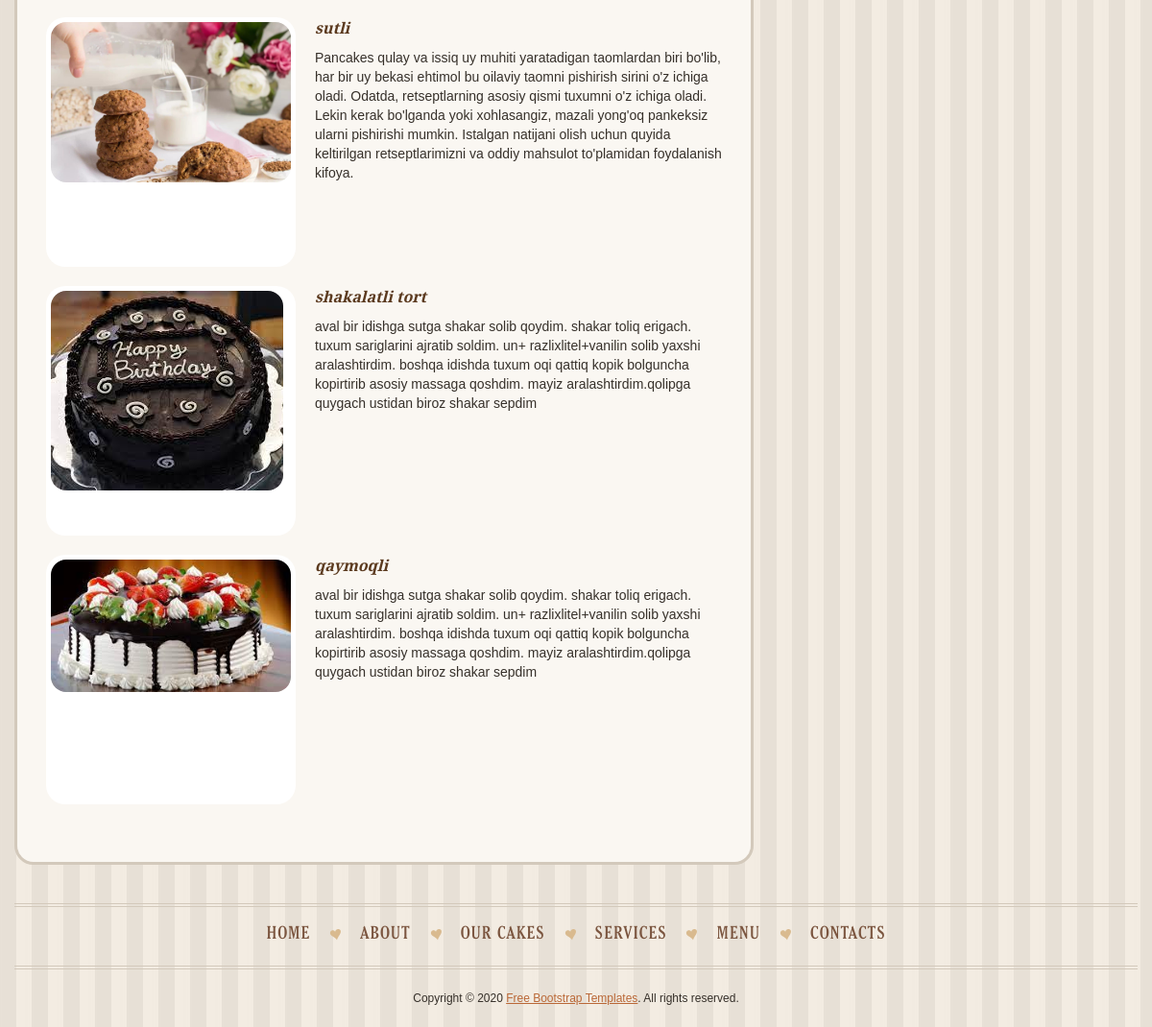
Page /service (lower part) on the earlier database version.
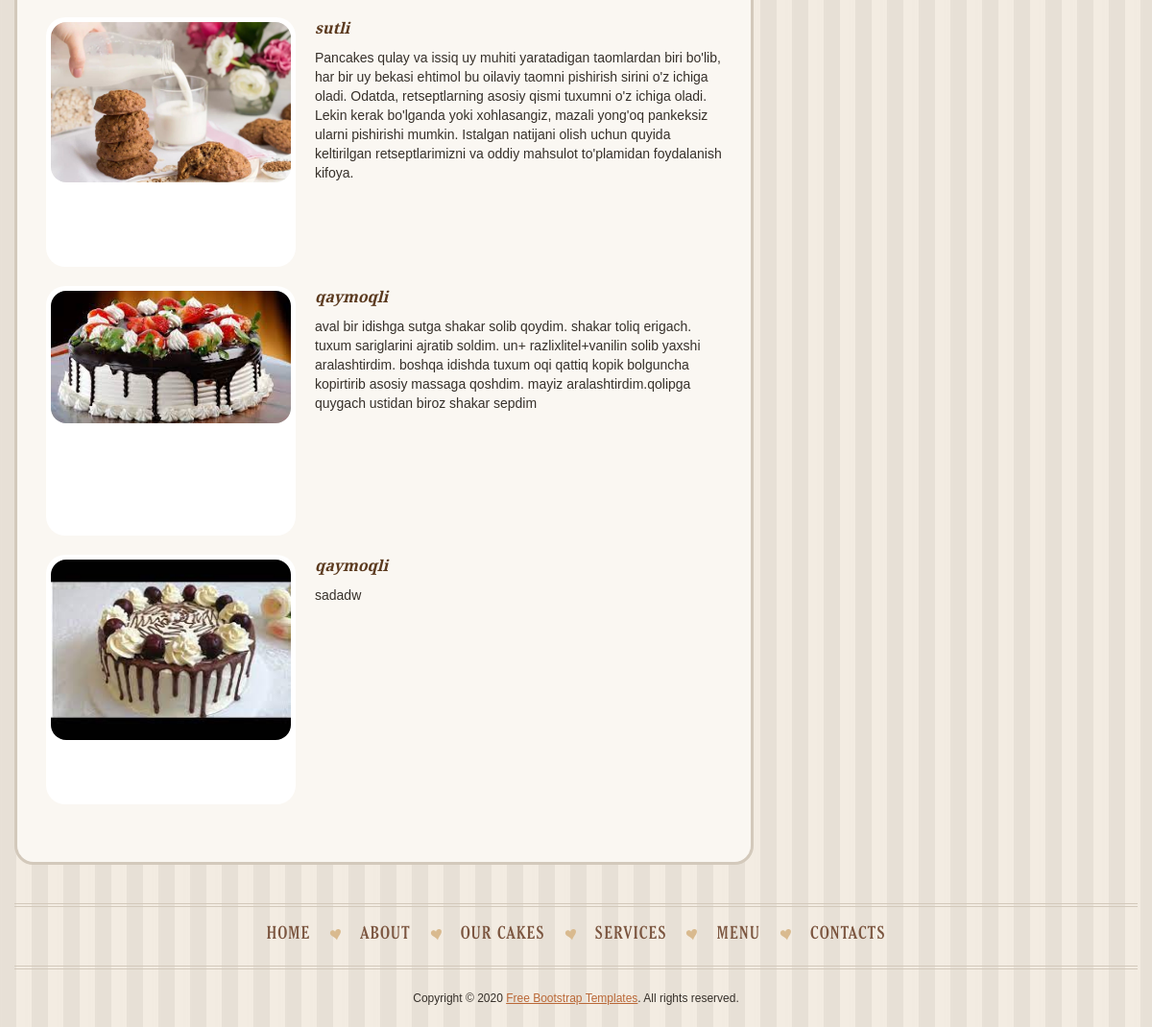
Same page on the later database version.
### blog/models.py (models this page shows, shortened)
class Product(models.Model):
    category = models.ForeignKey(Category,related_name="products",on_delete=models.CASCADE,verbose_name='katalog')
    name = models.CharField(max_length=50)
    image = models.ImageField(upload_to='image')
    short_text = models.CharField(max_length=200)
    desc = models.TextField(blank=True)
    price = models.PositiveIntegerField(default=0)

### blog/views.py (the view)
# urls.py: path('service',ServiceView.as_view(),name="service"),
class ServiceView(TemplateView):
    template_name = 'index-3.html'
    def get_context_data(self, **kwargs):
        context = super().get_context_data(**kwargs)
        categoty = Category.objects.all()
        product = Product.objects.all()[1:]
        products = Product.objects.all()[5:]
        context = {"categoty":categoty,"product":product,'products':products}
        return context

### templates/index-3.html (shortened to what this page needs)
{% load static %}
<!DOCTYPE html>
<html lang="en">
<head>
<link rel="stylesheet" href="/static/css/bootstrap.css" type="text/css" media="screen">
<link rel="stylesheet" href="/static/css/bootstrap-responsive.css" type="text/css" media="screen">
<link rel="stylesheet" href="/static/css/style.css" type="text/css" media="screen">
</head>
<body class="subpage">
<div id="main">
<div id="content">
<div class="container">
<div class="row">
<div class="span8">
<div class="box1">
	<div class="thumb2">
        {% for p in products|slice:3 %}
		<div class="thumbnail clearfix">
			<figure style="width: 250px; height: 250px;" class="img-polaroid img-rounded"><img height="450" width="450" src="{{ p.image.url }}" alt=""></figure>
			<div class="caption">
				<h4>
					{{ p.name }}
				</h4>
				<p>
					{{ p.desc }}
				</p>
			</div>
		</div>
        {% endfor %}
	</div>
</div>
</div>
</div>
</div>
</div>
<div class="container">
<div class="row">
<div class="span12">
<div class="bot1">
<div class="bot1_inner">
	<div class="menu_bot">
	    <ul id="menu_bot" class="clearfix">
	      <li><a href="{% url 'blog:index' %}">home</a></li>
	      <li><a href="{% url 'blog:about' %}">about</a></li>
	      <li><a href="{% url 'blog:products' %}">our cakes</a></li>
	      <li><a href="{% url 'blog:service' %}">services</a></li>
	      <li><a href="{% url 'blog:menu' %}">MENU</a></li>
	      <li><a href="{% url 'blog:contact' %}">contacts</a></li>
	    </ul>
	</div>
</div>
</div>
<footer>
	<div class="copyright">Copyright © 2020 <a href="https://gridgum.com/themes/category/free/">Free Bootstrap Templates</a>. All rights reserved.</div>
</footer>
</div>
</div>
</div>
</div>
</body>
</html>

Differences in the rows shown:
removed Product: image (picture), name "shakalatli tort", desc "aval bir idishga sutga shakar solib qoydim. shakar toliq erigach. tuxum sariglarini ajratib soldim. un+ razlixlitel+vanilin solib yaxshi aralashtirdim. boshqa idishda tuxum oqi qattiq kopik bolguncha kopirtirib asosiy massaga qoshdim. mayiz aralashtirdim.qolipga quygach ustidan biroz shakar sepdim"
added Product: image (picture), name "qaymoqli", desc "sadadw"
